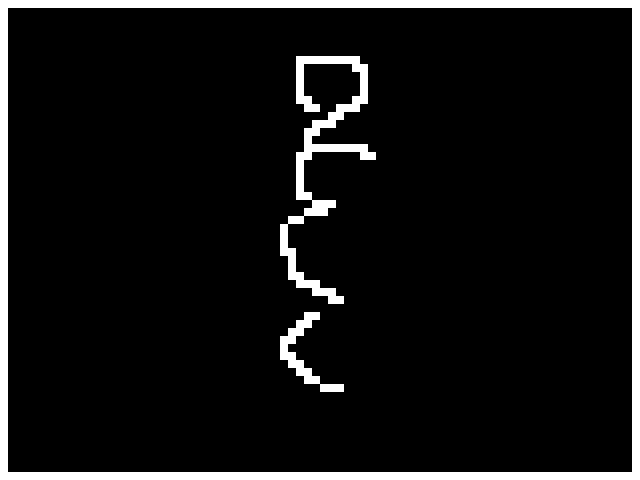

This is a level from a 2D game, rendered from its Tiled map with the project's own tilesets. A one-line summary and the map file follow, with tile-layer data summarised:
An orthogonal 80x60 tile map with 8x8 px tiles, 1 tile layer (Tile Layer 1), 2 tilesets.

<map version="1.0" orientation="orthogonal" renderorder="right-down" width="80" height="60" tilewidth="8" tileheight="8" nextobjectid="1">
 <tileset firstgid="1" name="tiles" tilewidth="8" tileheight="8" tilecount="2">
  <image source="../sprites/tiles 8x8.png" width="16" height="8" />
 </tileset>
 <tileset firstgid="3" name="test" tilewidth="40" tileheight="40" tilecount="2">
  <image source="../sprites/tiletest.bmp" width="80" height="40" />
 </tileset>
 <layer name="Tile Layer 1" width="80" height="60">
  <data>[4800 cells, 373 non-empty, 1 distinct tile ids]</data>
 </layer>
</map>
